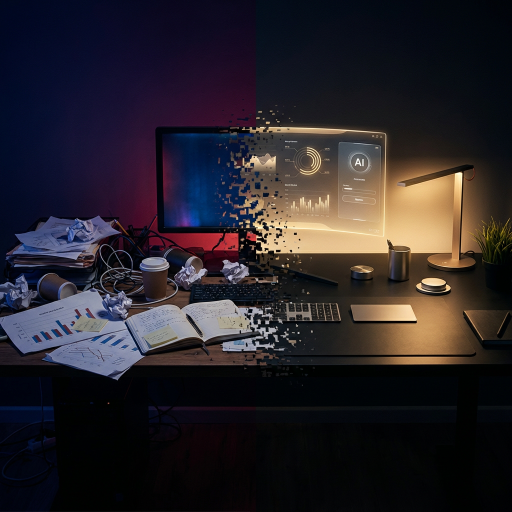
#> input picture 06-Drafts/visuals/batch-mar26/backgrounds/bg_auto.png, 1024 x 1024 px (shown at 1/2 size)
$ python -i generate_all.py   (imports and definitions only)
#> lines starting #> are read from the running program, lines starting #| are printed output that depends on the picture
"""
Batch Graphics Generator — March 26, 2026
8 graphics across 5 posts. AI backgrounds via fal.ai + Pillow compositing.
Canvas: 1200x675 (16:9 Twitter/LinkedIn standard)

Posts:
1. $14B Derivatives Expiry Warning (Tweet) — 1 graphic
2. Bear Market Built The Machine (Tweet) — 1 graphic
3. 30 Hours to 3 Hours — Automation Story (LinkedIn) — 1 graphic
4. Weekly Market Recap Mar 23-28 (Thread) — 3 graphics (hook, ETH, levels)
5. Q2 Preview — Community Tweet — 1 graphic
"""

import requests, os, time, json, math
from PIL import Image, ImageDraw, ImageFont, ImageFilter
from dotenv import load_dotenv
# [1 line not run here, left out]

FAL_KEY = os.getenv("FAL_KEY")
fal_headers = {"Authorization": f"Key {FAL_KEY}", "Content-Type": "application/json"}

# === BRAND ===
DEEP_BLACK = (10, 10, 15)
QUIVIRA_RED = (230, 57, 70)
GOLD = (255, 215, 0)
WHITE = (255, 255, 255)
LIGHT = (230, 230, 230)
DIMMED = (180, 180, 180)
GRAY = (150, 150, 150)
DARK_PANEL = (26, 26, 46)
PANEL_BORDER = (40, 40, 70)
GREEN = (0, 200, 100)
RED_DIM = (180, 40, 50)
ORANGE = (255, 165, 0)

W, H = 1200, 675
BASE = os.path.dirname(os.path.abspath(__file__))
BG_DIR = os.path.join(BASE, "backgrounds")
# [1 line not run here, left out]

# === FONTS ===
def lf(size, bold=False):
    p = f"C:/Windows/Fonts/{'arialbd.ttf' if bold else 'arial.ttf'}"
    return ImageFont.truetype(p, size) if os.path.exists(p) else ImageFont.load_default()

F_HERO = lf(64, True)
F_HEAD = lf(44, True)
F_SUB = lf(32, True)
F_BODY = lf(26, False)
F_BODY_B = lf(26, True)
F_SM = lf(20, False)
F_TAG = lf(18, True)
F_STAT = lf(52, True)
F_MEGA = lf(80, True)

# === HELPERS ===
def glow(img, text, x, y, font, color, r=10, a=120):
    g = Image.new("RGBA", img.size, (0,0,0,0))
    ImageDraw.Draw(g).text((x,y), text, fill=(*color[:3],a), font=font)
    g = g.filter(ImageFilter.GaussianBlur(r))
    img = Image.alpha_composite(img, g)
    ImageDraw.Draw(img).text((x,y), text, fill=(*color[:3],255), font=font)
    return img

def orb(img, cx, cy, radius, color, alpha=40):
    o = Image.new("RGBA", img.size, (0,0,0,0))
    od = ImageDraw.Draw(o)
    for i in range(20, 0, -1):
        r = int(radius * i / 20)
        a = int(alpha * (1 - i/20))
        od.ellipse([cx-r,cy-r,cx+r,cy+r], fill=(*color[:3],a))
    return Image.alpha_composite(img, o)

def glass(img, x1, y1, x2, y2, fa=140, bc=(255,255,255), ba=30, rad=12):
    p = Image.new("RGBA", img.size, (0,0,0,0))
    pd = ImageDraw.Draw(p)
    pd.rounded_rectangle([x1,y1,x2,y2], radius=rad, fill=(26,26,46,fa))
    pd.rounded_rectangle([x1,y1,x2,y2], radius=rad, outline=(*bc[:3],ba), width=1)
    return Image.alpha_composite(img, p)

def vignette(img, s=60):
    v = Image.new("RGBA", img.size, (0,0,0,0))
    vd = ImageDraw.Draw(v)
    w, h = img.size
    for i in range(s):
        a = int((s-i)*2.5)
        m = i * max(w,h) // (s*2)
        vd.rectangle([0,0,w,m], fill=(0,0,0,a))
        vd.rectangle([0,h-m,w,h], fill=(0,0,0,a))
        vd.rectangle([0,0,m,h], fill=(0,0,0,a))
        vd.rectangle([w-m,0,w,h], fill=(0,0,0,a))
    return Image.alpha_composite(img, v)

def accent(img, y, x, width=200, color=QUIVIRA_RED):
    l = Image.new("RGBA", img.size, (0,0,0,0))
    ld = ImageDraw.Draw(l)
    ld.rectangle([x-4,y-3,x+width+4,y+6], fill=(*color[:3],50))
    ld.rectangle([x,y,x+width,y+3], fill=(*color,255))
    return Image.alpha_composite(img, l)

def brand(img):
    ImageDraw.Draw(img).text((60, H-38), "@big_quiv", fill=(*GRAY,200), font=F_SM)
    return img

def grid(img, sp=60, alpha=5):
    g = Image.new("RGBA", img.size, (0,0,0,0))
    gd = ImageDraw.Draw(g)
    for x in range(0, W, sp): gd.line([(x,0),(x,H)], fill=(255,255,255,alpha), width=1)
    for y in range(0, H, sp): gd.line([(0,y),(W,y)], fill=(255,255,255,alpha), width=1)
    return Image.alpha_composite(img, g)

def tw(draw, text, font):
    bb = draw.textbbox((0,0), text, font=font)
    return bb[2] - bb[0]

def overlay(img, opacity=160):
    ov = Image.new("RGBA", img.size, (*DEEP_BLACK, opacity))
    return Image.alpha_composite(img, ov)

# === FAL.AI ===
# [237 lines left out: functions gen_bg, build_derivs_expiry, build_bear_machine, build_automation_linkedin, not called in this run]

# =============================================================================
# 4a. WEEKLY RECAP — HOOK (Tweet 1)
# =============================================================================
def build_recap_hook(bg_path):
#> called with bg_path = 'backgrounds/bg_auto.png'
    print("  Compositing: recap-hook...")
    bg = Image.open(bg_path).resize((W,H)).convert("RGBA")
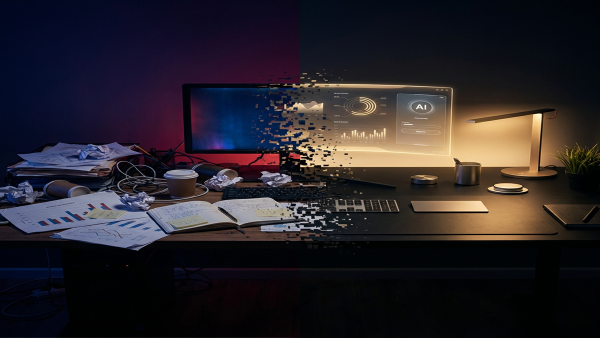
#> bg: PIL image 1200x675 RGBA (shown at 1/2 size); mean R, G, B, A 41, 35.9, 41.5, 255
    img = overlay(bg, 155)
#> in overlay, `return Image.alpha_composite(img, ov)`:
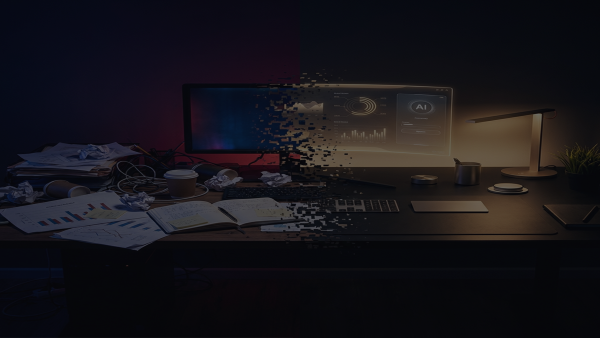
#> returned value: PIL image 1200x675 RGBA (shown at 1/2 size); mean R, G, B, A 22.1, 20.1, 25.4, 255
    img = vignette(img, 50)
    img = grid(img, 60, 4)
    img = orb(img, 600, 340, 400, QUIVIRA_RED, 15)

    x = 60; y = 50
    img = glass(img, x, y, x+280, y+32, fa=160, bc=QUIVIRA_RED, ba=80, rad=6)
    ImageDraw.Draw(img).text((x+12, y+6), "WEEKLY MARKET RECAP", fill=QUIVIRA_RED, font=F_TAG)
    y += 50

    img = glow(img, "March 23-28, 2026", x, y, F_HEAD, WHITE, r=8, a=80)
    y += 58
    img = accent(img, y, x, 160)
    y += 22
    d = ImageDraw.Draw(img)
    d.text((x, y), "The biggest week in crypto regulation history.", fill=DIMMED, font=F_BODY)

    # Stat cards grid (2x2)
    stats = [
        ("16", "Tokens cleared\nby the SEC", GOLD, "REGULATION"),
        ("$708M", "BTC ETF\noutflows in 1 day", QUIVIRA_RED, "ETF FLOWS"),
        ("+20%", "ETH rally since\nETHB launch", GREEN, "ETH MOMENTUM"),
        ("$13.5B", "Options expired\non Deribit", ORANGE, "DERIVATIVES"),
    ]
    for i, (val, desc, color, label) in enumerate(stats):
        col = i % 2
        row = i // 2
        cx = 620 + col * 285
        cy = 60 + row * 195
        img = glass(img, cx, cy, cx+270, cy+180, fa=115, bc=color, ba=50, rad=14)
        img = orb(img, cx+135, cy+90, 80, color, 12)
        d = ImageDraw.Draw(img)
        d.text((cx+18, cy+12), label, fill=DIMMED, font=F_TAG)
        img = glow(img, val, cx+18, cy+38, F_SUB, color, r=8, a=100)
        d = ImageDraw.Draw(img)
        for j, line in enumerate(desc.split("\n")):
            d.text((cx+18, cy+85+j*24), line, fill=LIGHT, font=F_SM)
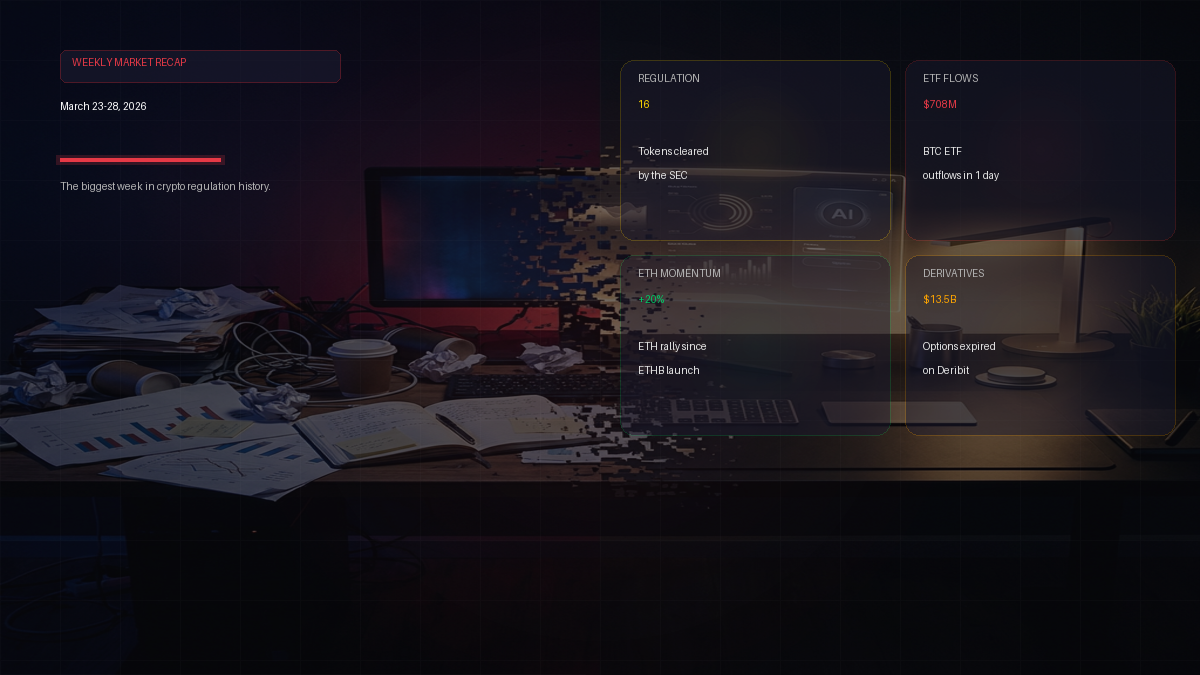
#> img: PIL image 1200x675 RGBA; mean R, G, B, A 24.1, 20.8, 28.2, 255

    # Bottom bar
    img = glass(img, 60, H-95, W-60, H-45, fa=100, bc=QUIVIRA_RED, ba=35, rad=10)
    d = ImageDraw.Draw(img)
    d.text((85, H-82), "Fed held rates. Smart money repositioned. What comes next matters more.", fill=WHITE, font=F_BODY_B)

    img = brand(img)
    out = os.path.join(BASE, "04a-recap-hook.png")
    img.save(out, "PNG", quality=95)
    return out

# =============================================================================
# 4b. WEEKLY RECAP — ETH STORY (Tweet 4)
# =============================================================================
# [149 lines left out: functions build_recap_eth, build_recap_levels, build_q2_preview, not called in this run]


# =============================================================================
# MAIN
# =============================================================================
# [33 lines not run here, left out]

>>> result = build_recap_hook('backgrounds/bg_auto.png')

$ run again, on 06-Drafts/visuals/batch-mar26/backgrounds/bg_levels.png
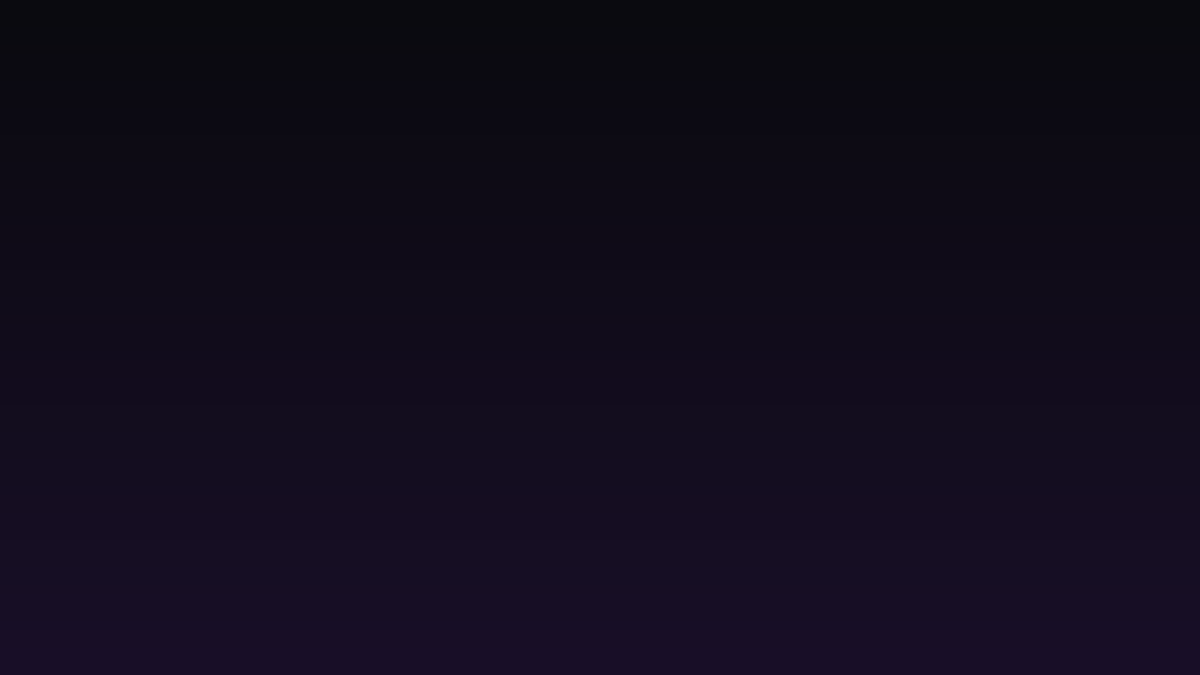
#> input picture 06-Drafts/visuals/batch-mar26/backgrounds/bg_levels.png, 1200 x 675 px
#> in build_recap_hook, bg is the input picture: PIL image 1200x675 RGBA; mean R, G, B, A 17, 12, 27, 255
#> v: PIL image 1200x675 RGBA; every value is 0
#> in brand, `ImageDraw.Draw(img).text((60, H-38), "@big_quiv", fill=(*GRAY,200), fo..`:
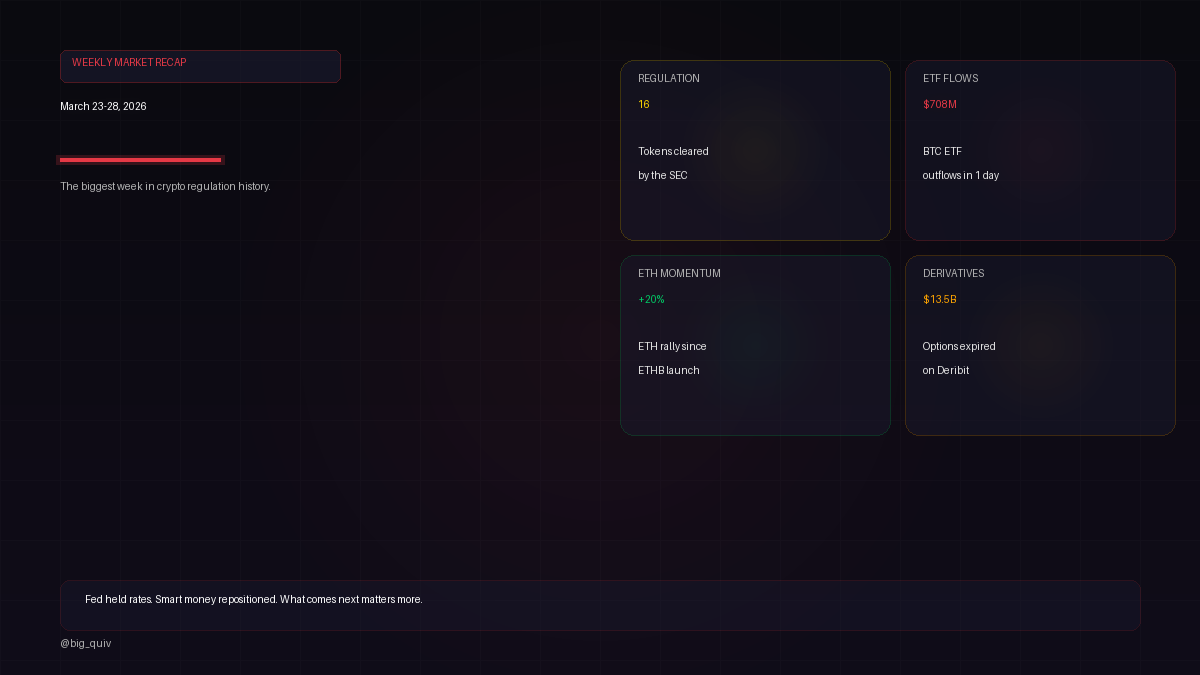
#> img: PIL image 1200x675 RGBA; mean R, G, B, A 18.3, 14.6, 24.9, 255; transparent parts drawn white

$ run again, on 06-Drafts/visuals/batch-mar26/backgrounds/bg_q2.png
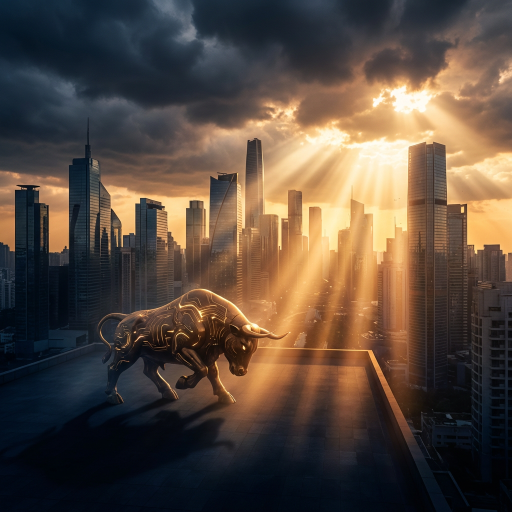
#> input picture 06-Drafts/visuals/batch-mar26/backgrounds/bg_q2.png, 1024 x 1024 px (shown at 1/2 size)
#> in build_recap_hook, `bg = Image.open(bg_path).resize((W,H)).convert("RGBA")`:
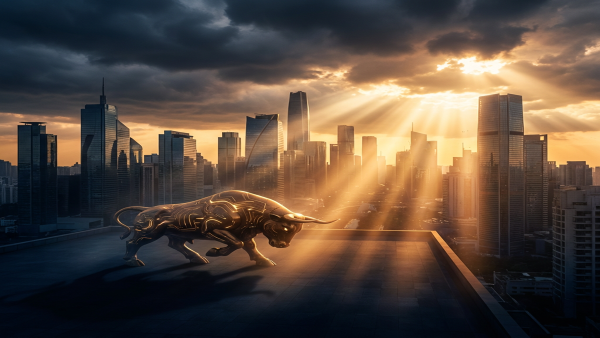
#> bg: PIL image 1200x675 RGBA (shown at 1/2 size); mean R, G, B, A 88.3, 73.8, 62.8, 255
#> v: PIL image 1200x675 RGBA; every value is 0
#> after the loop in build_recap_hook, `for i, (val, desc, color, label) in enumerate(stats):`:
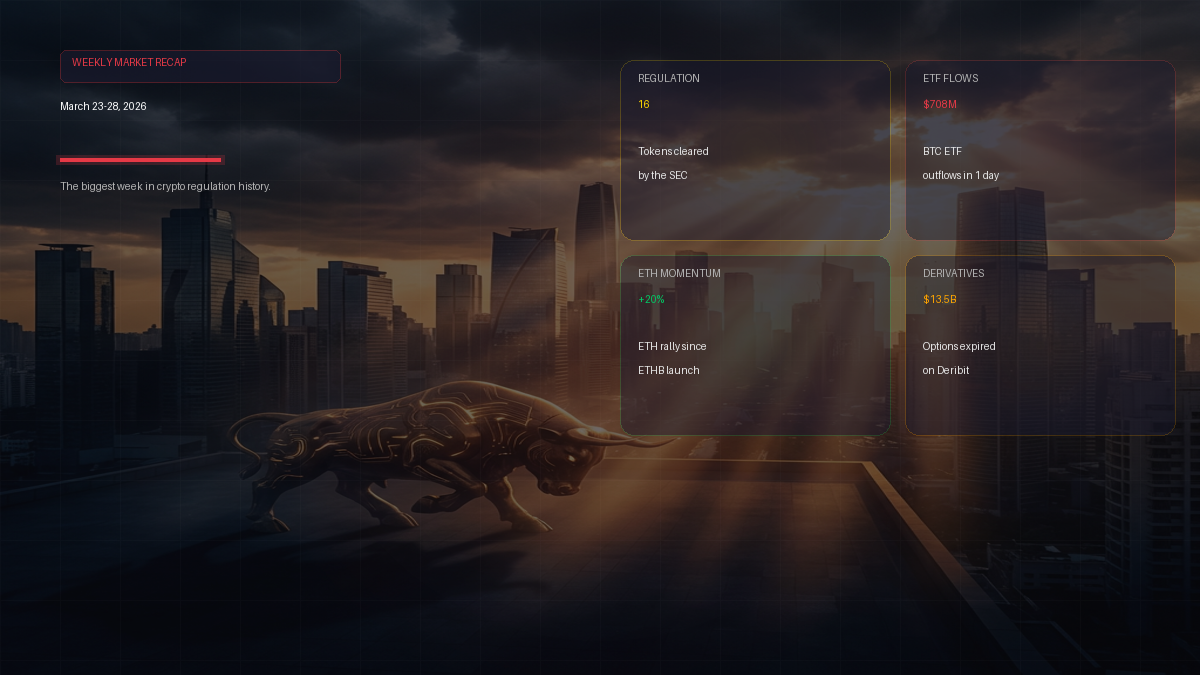
#> img: PIL image 1200x675 RGBA; mean R, G, B, A 38.2, 32.4, 34.6, 255
